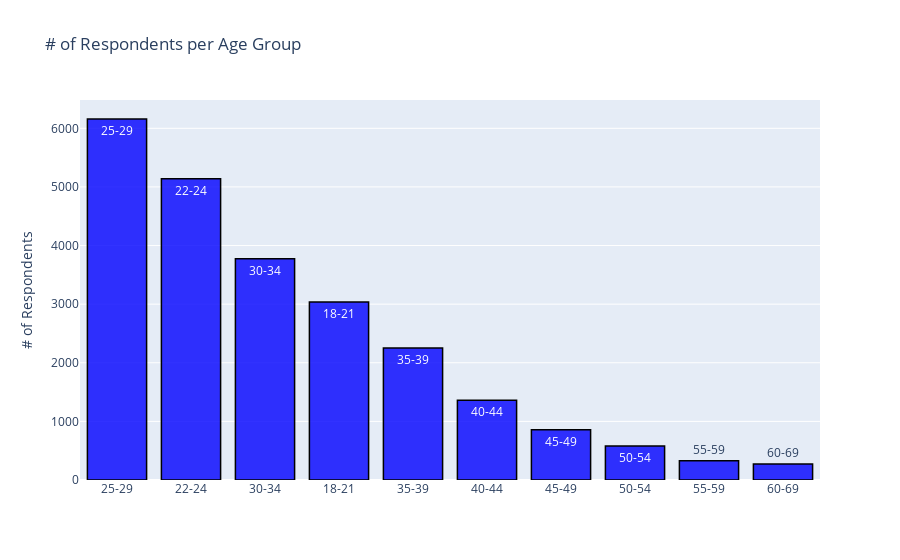

The code cell stored with this chart in its notebook:
### Code cell
questionNumber = 'Q2'
title='# of Respondents per Age Group'
plotMultipleChoice(questionNumber,data,data2, title,yAxisTitle,begin,end)

### Figure 1 — Plotly figure (JSON) as saved in the notebook; plotly's stock layout.template omitted (floating-point values rounded to 4 significant figures)
{"data": [{"marker": {"color": "rgba(0, 0, 255, 0.8)", "line": {"color": "rgb(0,0,0)", "width": 1.5}}, "name": "Kaggle", "text": ["25-29", "22-24", "30-34", "18-21", "35-39", "40-44", "45-49", "50-54", "55-59", "60-69", "70-79", "80+"], "type": "bar", "x": ["25-29", "22-24", "30-34", "18-21", "35-39", "40-44", "45-49", "50-54", "55-59", "60-69", "70-79", "80+"], "y": [6159, 5141, 3776, 3037, 2253, 1360, 858, 582, 328, 273]}], "layout": {"barmode": "group", "showlegend": false, "title": {"text": "# of Respondents per Age Group"}, "yaxis": {"title": {"text": "# of Respondents"}}}}
